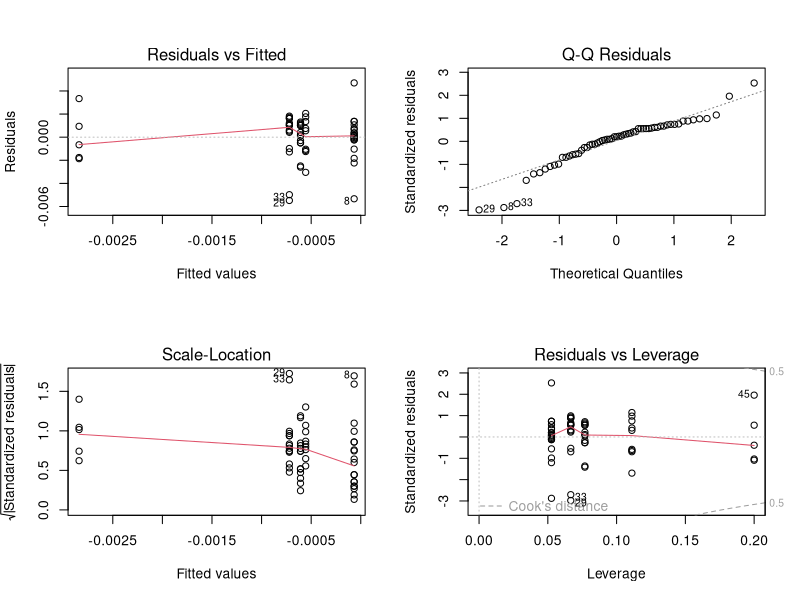
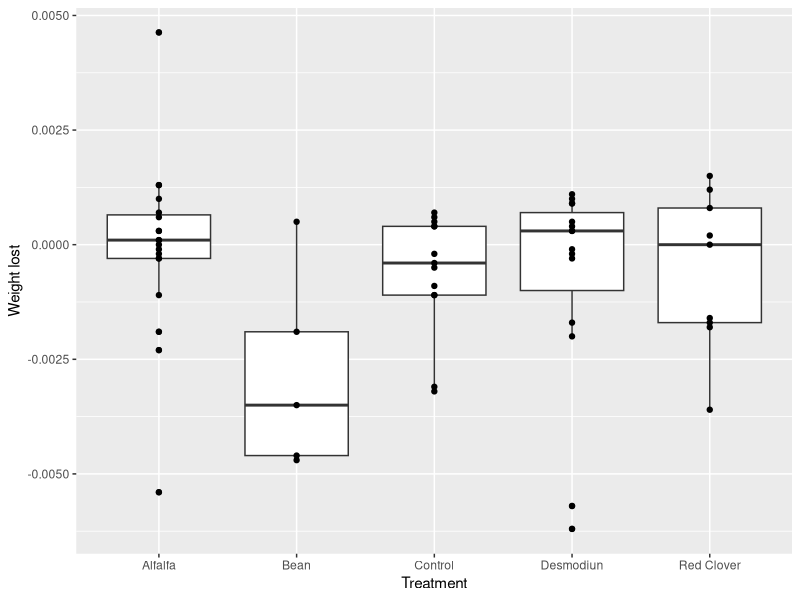
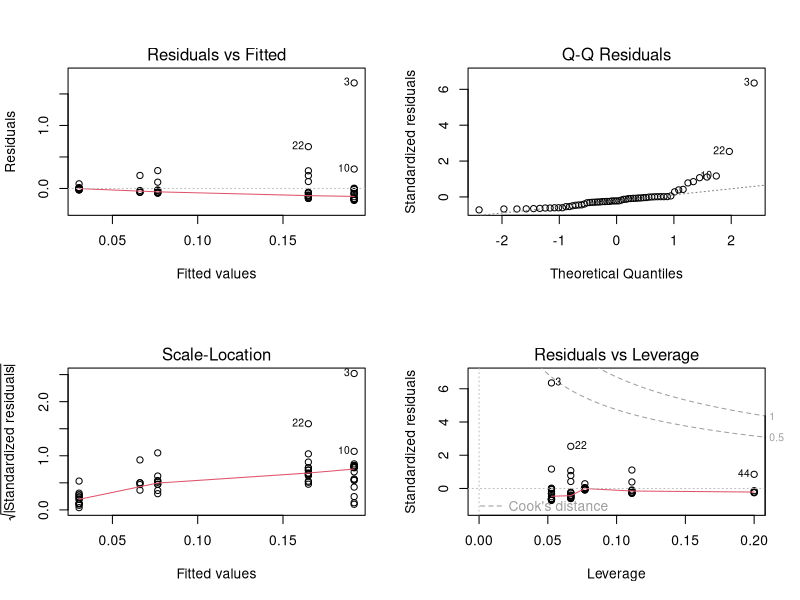
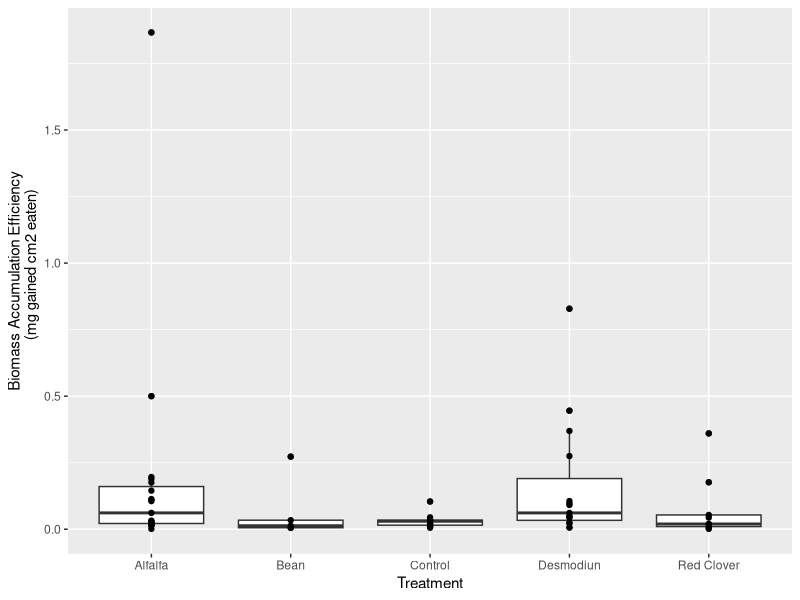

Write the R code that produced these figures, in order. (Note: this script raises an error after producing the figures.)
## ---- chunk 1
knitr::opts_chunk$set(echo = TRUE)
## ---- chunk 2
library(tidyverse)

## ---- chunk 3

#data wrangling
weight <- read_csv("intercrop_bioassay.csv")

weight_loss <- weight %>% 
  filter(experiment == "intercropping")%>% 
  filter(status == "alive") %>% 
  mutate(weight_difference = initial_weight - final_weight) 
  
#anova model

aov_1 <- aov(weight_difference ~ treatment, data = weight_loss)
par(mfrow=c(2,2))
plot(aov_1)
shapiro.test(resid(aov_1))
summary(aov_1)

#Visualization

ggplot(weight_loss, aes(x = treatment, y = weight_difference)) +
  geom_boxplot() +
  geom_point()+
  labs (x = "Treatment", y = "Weight lost")
  

## ---- chunk 4

#Data wrangling

accumulation_efficiency <- weight %>% 
  select(-initial_weight, -Total_Leaf_Area, -Percent_Consumed) %>% 
  filter(status == "alive") %>% 
  mutate(accumulation = final_weight/Consumed_Leaf_Area)

#statistic
aov_3 <- aov(accumulation ~ treatment, data = accumulation_efficiency)
par(mfrow=c(2,2))
plot(aov_3)
shapiro.test(resid(aov_3))
summary(aov_3) 
  
#Data visualization

ggplot(accumulation_efficiency, aes(x = treatment, y = accumulation))+
  geom_boxplot()+
  geom_point()+
  labs (x = "Treatment", y = "Biomass Accumulation Efficiency
        (mg gained cm2 eaten)")



## ---- chunk 5
#data wrangling
choice <- read_csv("choice_assay_inter.csv")

choice_clean <- choice %>% 
  select(-Damage) %>%
  count(Choice) 

view(choice_clean)

#visualization
ggplot(data = choice_clean, aes(x = choice, y = n)) +
  geom_bar(stat="identity") +
  labs(x = "Treatment", y = "Choice Number")

## ---- chunk 6

#data wrangling
area <- read_csv("intercrop_bioassay.csv")

area_clean <- area %>% 
  filter(experiment == "intercropping") %>%
  filter(Percent_Consumed < 100) %>% 
  select(-initial_weight, -final_weight, -status) 

#model
aov_2 <- aov(Percent_Consumed ~ treatment, data = area_clean)
summary(aov_2)
plot(aov_2)

#aov_3 <- aov(Percent_Consumed ~ Treatment$Alfala, data = weight_clean)

#visualization
ggplot(area_clean, aes(x = treatment, y = Percent_Consumed)) +
  geom_boxplot() +
  geom_point()+
  labs (x = "Treatment", y = "Percent of Leaf Consumed area")

ggplot(area_clean, aes(x = treatment, y = Consumed_Leaf_Area)) +
  geom_boxplot() +
  geom_point()+
  labs (x = "Treatment", y = "Consumed Leaf are (cm2)")

## ---- chunk 7
mortality <- read_csv("intercrop_bioassay.csv")

#Data Wrangling
mortality_clean <- mortality %>% 
  filter(experiment == "intercropping") %>% 
  select(-initial_weight, -final_weight, -Total_Leaf_Area, -Consumed_Leaf_Area, -Percent_Consumed) %>% 
  group_by(treatment) %>% 
  count(status)

#chi-square test

alfalfa_vs_control <- matrix(c(19,1,13,7),nrow=2)
chisq.test(alfalfa_vs_control) #significant

bean_vs_control <- matrix(c(5,15,13,7),nrow=2)
chisq.test(bean_vs_control) #significant

desm_vs_control <- matrix(c(15,5,13,7),nrow=2)
chisq.test(desm_vs_control) #non-significant

clover_vs_control <- matrix(c(9,11,13,7),nrow=2)
chisq.test(clover_vs_control)#non-significant

#Visualizaition 
ggplot(mortality_clean, aes(x= treatment, y = n, fill = status, label = n))+
  geom_bar(stat="identity", color="black", position=position_dodge())+
  geom_text(size = 3, aes(label = n), vjust = -1)+
  labs (x = "Treatment", y = "Number of Larvae")
position = position_stack(vjust = 0.5)

## ---- chunk 8
growth <- read_csv("Plant_Height_intercropping.csv")

#Separating plant_id information into two different columns when you have no spaces
growth$plant_sp <- 0
growth$plant_rep <- 0
growth$plant_sp <- substr(growth$plant_id, 1, 1)
growth$plant_rep <- substr(growth$plant_id, 2, 3)

#Replacing the single letters to the full treatment name
growth$plant_sp <- str_replace_all(growth$plant_sp, c("D" = "Desmodium", "A" = "Alfalfa", "B" = "Bean", "R" = "Red Clover", "M" = "Maize"))

#Convert dates
growth %>% 
  mdy()
#type_convert(date = col_date(format = "%m/%d/%Y"))

#Visualization
#linear
ggplot(growth, aes(x = date, y = height_cm, color = plant_sp))+
  geom_smooth(method = "lm", se = FALSE)+
  geom_jitter(width = .2)+
  scale_y_continuous(breaks = seq(0, 50, by = 5))+
  labs(x = "Date", y = "Plant Height (cm)")

#Boxplot
ggplot(growth, aes(x = date, y = height_cm, color = plant_sp))+
  geom_boxplot(aes(fill = plant_sp), alpha = 0.5)+
  scale_y_continuous(breaks = seq(0, 50, by = 5))+
  labs(x = "Date", y = "Plant Height (cm)")
